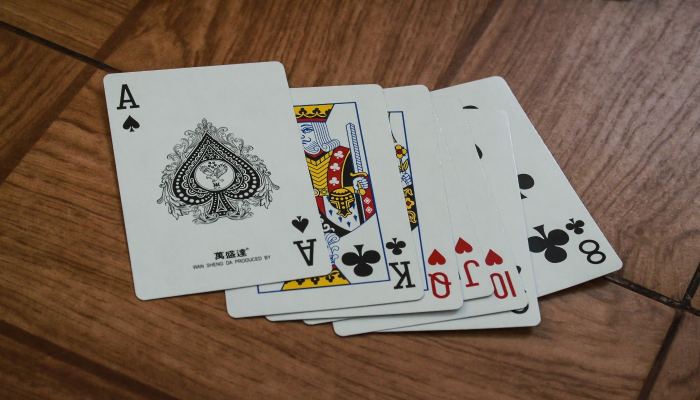
#> input picture Cartas.jpg, 1400 x 800 px, given in place of the camera (shown at 1/2 size)
$ python project2.py
#> lines starting #> are read from the running program, lines starting #| are printed output that depends on the picture; after the words box and inside, x2 and y2 are one past the last pixel; in counts of white or black regions, pixels touching at a corner belong together
# escanear documentos con OpenCV
import cv2
import numpy as np


###################################
widthImg=540
heightImg =640
#####################################

cap = cv2.VideoCapture(1)
cap.set(10,150)


def preProcessing(img):
    imgGray = cv2.cvtColor(img,cv2.COLOR_BGR2GRAY)
    imgBlur = cv2.GaussianBlur(imgGray,(5,5),1)
    imgCanny = cv2.Canny(imgBlur,200,200)
    kernel = np.ones((5,5))
    imgDial = cv2.dilate(imgCanny,kernel,iterations=2)
    imgThres = cv2.erode(imgDial,kernel,iterations=1)
    return imgThres

def getContours(img):
    biggest = np.array([])
    maxArea = 0
    contours,hierarchy = cv2.findContours(img,cv2.RETR_EXTERNAL,cv2.CHAIN_APPROX_NONE)
    for cnt in contours:
        area = cv2.contourArea(cnt)
        if area>5000:
            #cv2.drawContours(imgContour, cnt, -1, (255, 0, 0), 3)
            peri = cv2.arcLength(cnt,True)
            approx = cv2.approxPolyDP(cnt,0.02*peri,True)
            if area >maxArea and len(approx) == 4:
                biggest = approx
                maxArea = area
    cv2.drawContours(imgContour, biggest, -1, (255, 0, 0), 20)
    return biggest

def reorder (myPoints):
    myPoints = myPoints.reshape((4,2))
    myPointsNew = np.zeros((4,1,2),np.int32)
    add = myPoints.sum(1)
    #print("add", add)
    myPointsNew[0] = myPoints[np.argmin(add)]
    myPointsNew[3] = myPoints[np.argmax(add)]
    diff = np.diff(myPoints,axis=1)
    myPointsNew[1]= myPoints[np.argmin(diff)]
    myPointsNew[2] = myPoints[np.argmax(diff)]
    #print("NewPoints",myPointsNew)
    return myPointsNew

def getWarp(img,biggest):
    biggest = reorder(biggest)
    pts1 = np.float32(biggest)
    pts2 = np.float32([[0, 0], [widthImg, 0], [0, heightImg], [widthImg, heightImg]])
    matrix = cv2.getPerspectiveTransform(pts1, pts2)
    imgOutput = cv2.warpPerspective(img, matrix, (widthImg, heightImg))

    imgCropped = imgOutput[20:imgOutput.shape[0]-20,20:imgOutput.shape[1]-20]
    imgCropped = cv2.resize(imgCropped,(widthImg,heightImg))

    return imgCropped


def stackImages(scale,imgArray):
    rows = len(imgArray)
    cols = len(imgArray[0])
    rowsAvailable = isinstance(imgArray[0], list)
    width = imgArray[0][0].shape[1]
    height = imgArray[0][0].shape[0]
    if rowsAvailable:
        for x in range ( 0, rows):
            for y in range(0, cols):
                if imgArray[x][y].shape[:2] == imgArray[0][0].shape [:2]:
                    imgArray[x][y] = cv2.resize(imgArray[x][y], (0, 0), None, scale, scale)
                else:
                    imgArray[x][y] = cv2.resize(imgArray[x][y], (imgArray[0][0].shape[1], imgArray[0][0].shape[0]), None, scale, scale)
                if len(imgArray[x][y].shape) == 2: imgArray[x][y]= cv2.cvtColor( imgArray[x][y], cv2.COLOR_GRAY2BGR)
        imageBlank = np.zeros((height, width, 3), np.uint8)
        hor = [imageBlank]*rows
        hor_con = [imageBlank]*rows
        for x in range(0, rows):
            hor[x] = np.hstack(imgArray[x])
        ver = np.vstack(hor)
    else:
        for x in range(0, rows):
            if imgArray[x].shape[:2] == imgArray[0].shape[:2]:
                imgArray[x] = cv2.resize(imgArray[x], (0, 0), None, scale, scale)
            else:
                imgArray[x] = cv2.resize(imgArray[x], (imgArray[0].shape[1], imgArray[0].shape[0]), None,scale, scale)
            if len(imgArray[x].shape) == 2: imgArray[x] = cv2.cvtColor(imgArray[x], cv2.COLOR_GRAY2BGR)
        hor= np.hstack(imgArray)
        ver = hor
    return ver

while True:
    success, img = cap.read()
#> img is the input picture: shape (800, 1400, 3); mean B, G, R 92.3, 106.3, 124.2
    img = cv2.resize(img,(widthImg,heightImg))
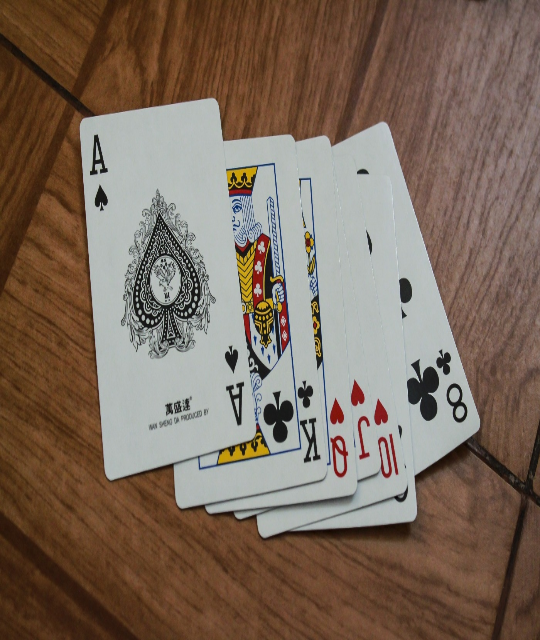
#> img: shape (640, 540, 3); mean B, G, R 92.2, 106.2, 124.1
    imgContour = img.copy()

    imgThres = preProcessing(img)
#> in preProcessing, `imgGray = cv2.cvtColor(img,cv2.COLOR_BGR2GRAY)`:
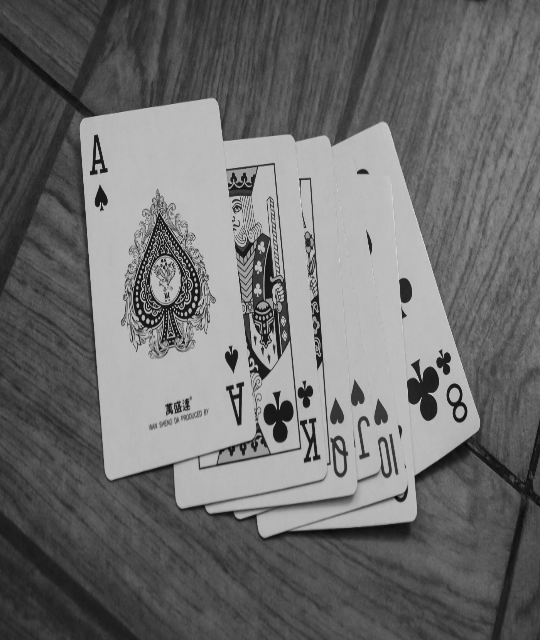
#> imgGray: shape (640, 540); min 4, max 225, mean 110
#> in preProcessing, `imgCanny = cv2.Canny(imgBlur,200,200)`:
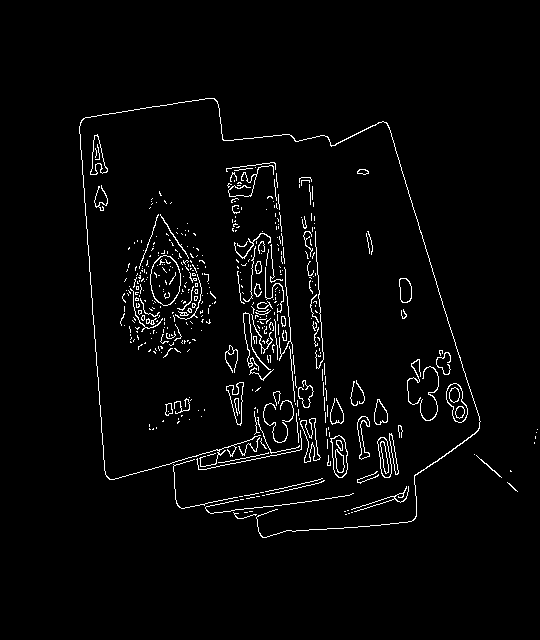
#> imgCanny: shape (640, 540); 2.8% white in thin lines or dots, all inside (x1, y1, x2, y2) = (79, 98, 538, 538)
#> in preProcessing, `imgDial = cv2.dilate(imgCanny,kernel,iterations=2)`:
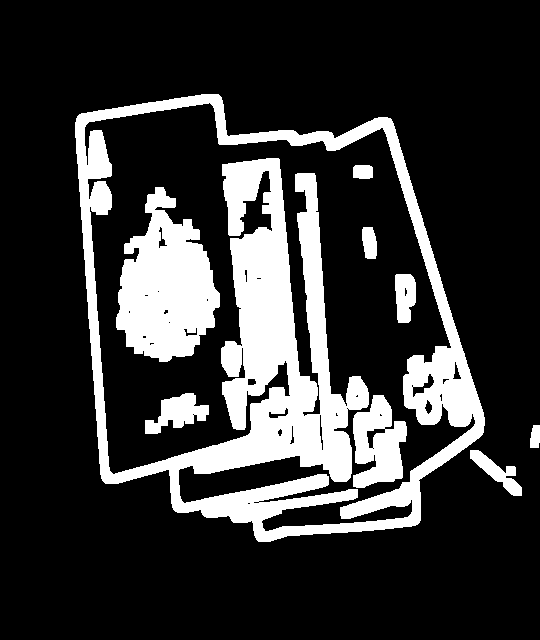
#> imgDial: shape (640, 540); 20.5% white; 9 white regions, largest, box (x1, y1, x2, y2) and area: (75, 94, 485, 542) 51931, (116, 187, 220, 362) 11517, (353, 395, 407, 488) 3334
#> in preProcessing, `imgThres = cv2.erode(imgDial,kernel,iterations=1)`:
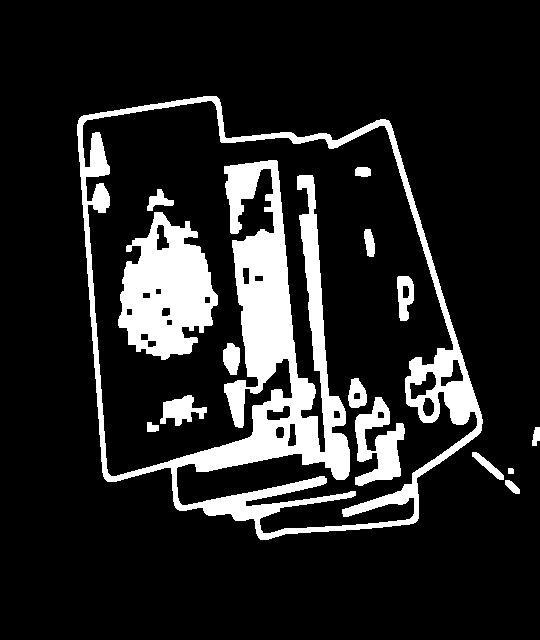
#> imgThres: shape (640, 540); 14.7% white; 15 white regions
    biggest = getContours(imgThres)
#> in getContours, `contours,hierarchy = cv2.findContours(img,cv2.RETR_EXTERNAL,cv2.CHAIN_..`: contours = 5 contours; box (x1, y1, x2, y2) and area: (77, 96, 483, 540) 136060, (472, 452, 504, 480) 232, (505, 480, 520, 494) 99, (532, 427, 540, 446) 90, (508, 468, 514, 474) 24
#> the loop in getContours, `for cnt in contours:` made 5 passes
#> (area, peri) on pass 5: (136059.5, 1619.5)
#> area on passes 1 to 4: 99, 24.5, 232, 90
#> after the loop in getContours, `for cnt in contours:`: biggest = empty array; maxArea = 0
#> biggest = empty array
    if biggest.size !=0:
        imgWarped=getWarp(img,biggest)
        # imageArray = ([img,imgThres],
        #           [imgContour,imgWarped])
        imageArray = ([imgContour, imgWarped])
        cv2.imshow("ImageWarped", imgWarped)
    else:
        # imageArray = ([img, imgThres],
        #               [img, img])
        imageArray = ([imgContour, img])

    stackedImages = stackImages(0.6,imageArray)
#> in stackImages, `rows = len(imgArray)`: rows = 2
#> in stackImages, `cols = len(imgArray[0])`: cols = 640
#> in stackImages, `rowsAvailable = isinstance(imgArray[0], list)`: rowsAvailable = False
#> after the loop in stackImages, `for x in range(0, rows):`: imgArray = 2 items
#> in stackImages, `hor= np.hstack(imgArray)`:
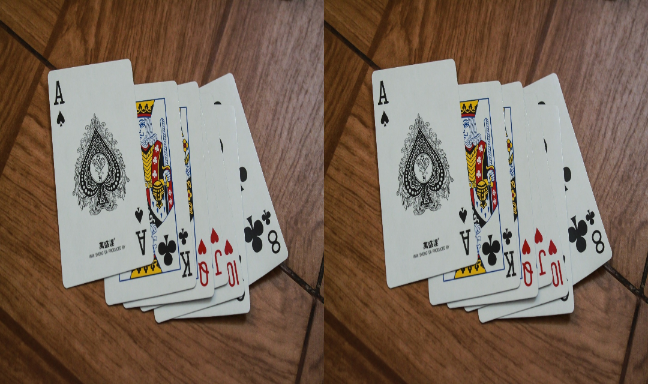
#> hor: shape (384, 648, 3); mean of channels 0, 1, 2 92.1, 106.1, 124; drawn as B, G, R
    cv2.imshow("WorkFlow", stackedImages)

    if cv2.waitKey(1) & 0xFF == ord('q'):
#> (key q is pressed here)
        break

$ run again, on adolescence.jpg
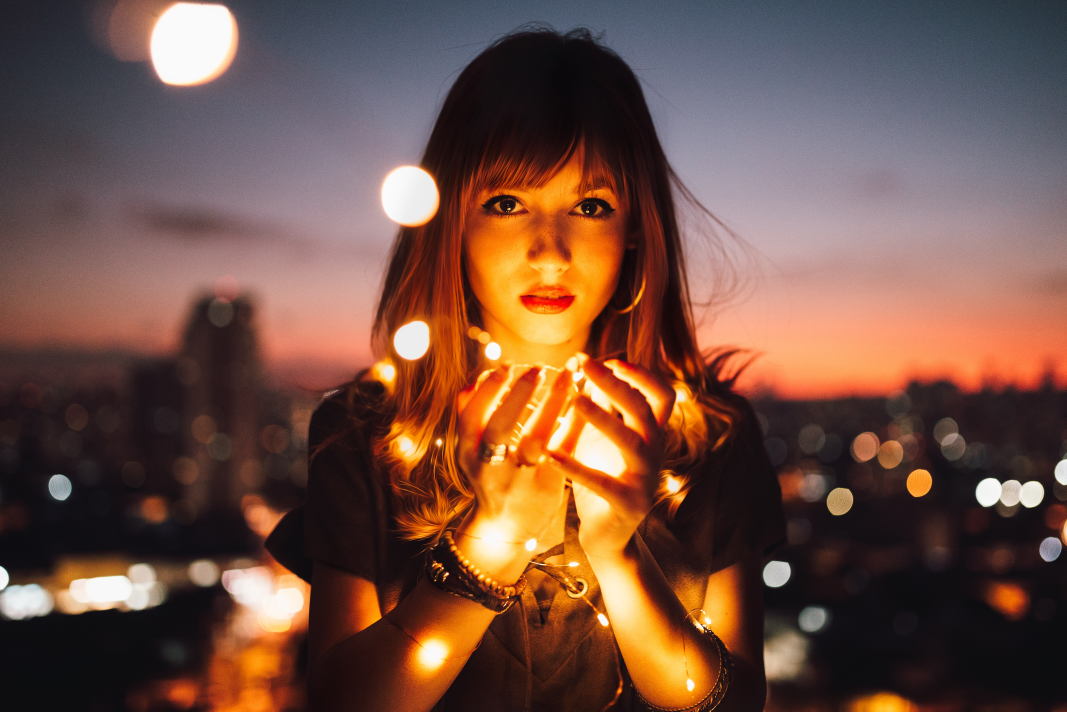
#> input picture adolescence.jpg, 5335 x 3557 px, given in place of the camera (shown at 1/5 size)
#> img is the input picture: shape (3557, 5335, 3); mean B, G, R 67.3, 80.2, 113.7
#> img: shape (640, 540, 3)
#> in preProcessing, `imgCanny = cv2.Canny(imgBlur,200,200)`:
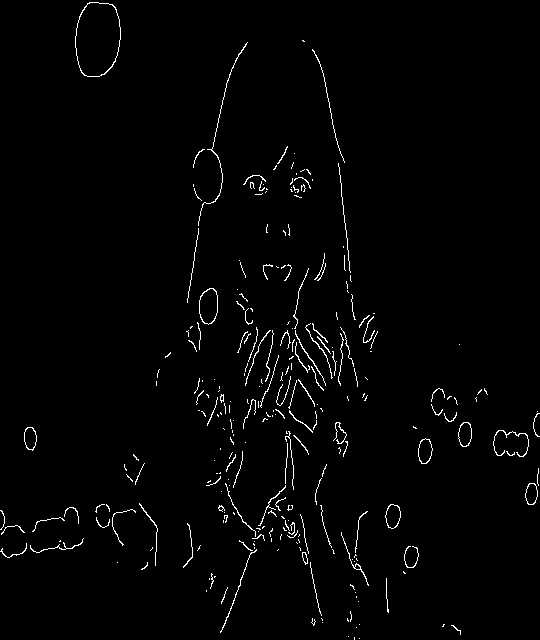
#> imgCanny: shape (640, 540); 1.7% white in thin lines or dots
#> imgDial: shape (640, 540); 16.6% white; 40 white regions, largest, box (x1, y1, x2, y2) and area: (232, 249, 372, 437) 12050, (190, 374, 327, 637) 11029, (298, 36, 382, 356) 4119
#> imgThres: shape (640, 540); 10.4% white; 46 white regions
#> contours = 46 contours, 4 with area under 20; largest, box (x1, y1, x2, y2) and area: (234, 251, 370, 435) 8974, (192, 376, 325, 635) 6967, (73, 0, 123, 79) 3260, (310, 47, 380, 354) 2018, (185, 40, 250, 305) 1682
#> the loop in getContours, `for cnt in contours:` made 46 passes
#> (area, peri) on passes 31, 38: (6967, 1435.4), (8974.5, 1199.5)
#> after the loop in getContours, `for cnt in contours:`: biggest = empty array; maxArea = 0
#> `biggest = getContours(imgThres)`: biggest = empty array
#> rows = 2
#> cols = 640
#> rowsAvailable = False
#> after the loop in stackImages, `for x in range(0, rows):`: imgArray = 2 items
#> in stackImages, `hor= np.hstack(imgArray)`:
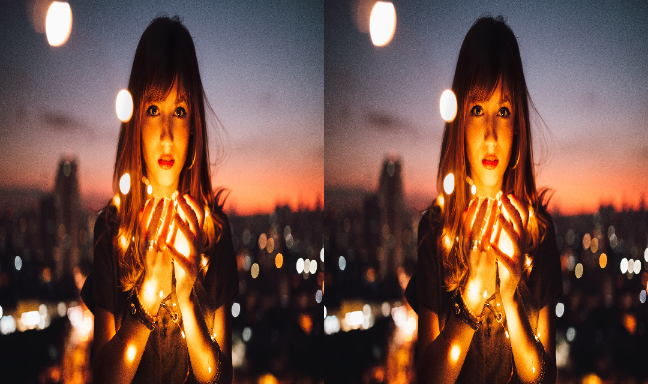
#> hor: shape (384, 648, 3); mean of channels 0, 1, 2 67.1, 80, 113.5; drawn as B, G, R
